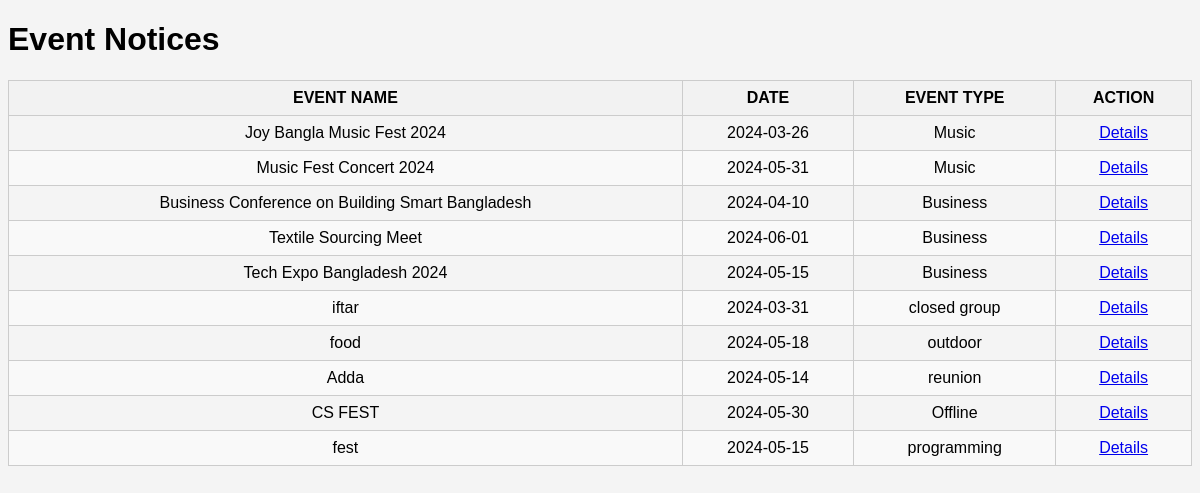
The page /view/eventNotice.php (signed in) on the database its author committed.
### tables this page shows
CREATE TABLE `events` (
  `id` int(11) NOT NULL,
  `event_name` varchar(255) NOT NULL,
  `event_date` date NOT NULL,
  `event_time` time NOT NULL,
  `event_place` varchar(255) NOT NULL,
  `event_type` varchar(100) NOT NULL,
  `amount` int(50) NOT NULL,
  `event_details` varchar(5000) DEFAULT NULL
);

### model/userModel.php (called while the page is built, shortened)
<?php
    function getAllevents(){
        $con = dbConnection();
        $sql = "select * from events";
        $result = mysqli_query($con, $sql);
        $users = [];
        while($row = mysqli_fetch_assoc($result)){
            array_push($users, $row);
        }
        return $users;
    }
?>

### view/eventNotice.php (the view, shortened to what this page needs)
<?php
    require_once('../model/userModel.php');
    $allevents = getAllevents();
?>
<!DOCTYPE html>
<html lang="en">
<head>
    <link rel="stylesheet" href="../assets/css/style.css">
</head>
<body>
        <h1>Event Notices</h1>
        <table class="list_table" border=1>
        <thead>
            <tr>
                <th>EVENT NAME</th>
                <th>DATE</th>
                <th>EVENT TYPE</th>
                <th>ACTION</th>
            </tr>
        </thead>
        <tbody>
            <?php foreach($allevents as $allevent): ?>
            <tr>
                <td><?= $allevent['event_name']; ?></td>
                <td><?= $allevent['event_date']; ?></td>
                <td><?= $allevent['event_type']; ?></td>
                <td>
                    <a href="eventNoticeDetails.php?id=<?= $allevent['id']; ?>">Details</a>
                </td>
            </tr>
            <?php endforeach; ?>
        </tbody>
        </table>
</body>
</html>

### assets/css/style.css (style rules this page uses)
body { font-family: Arial, sans-serif; background-color: #f4f4f4; }
.list_table { width: 100%; border-collapse: collapse; }
.list_table th, .list_table td { border: 1px solid #ccc; padding: 8px; text-align: center; }
.list_table th { background-color: #f2f2f2; }
.list_table tr:nth-child(even) { background-color: #f9f9f9; }

### rows shown on the page
events: event_name "Joy Bangla Music Fest 2024", event_date "2024-03-26", event_type "Music"
events: event_name "Music Fest Concert 2024", event_date "2024-05-31", event_type "Music"
events: event_name "Business Conference on Building Smart Bangladesh", event_date "2024-04-10", event_type "Business"
events: event_name "Textile Sourcing Meet", event_date "2024-06-01", event_type "Business"
events: event_name "Tech Expo Bangladesh 2024", event_date "2024-05-15", event_type "Business"
events: event_name "iftar", event_date "2024-03-31", event_type "closed group"
events: event_name "food", event_date "2024-05-18", event_type "outdoor"
events: event_name "Adda", event_date "2024-05-14", event_type "reunion"
events: event_name "CS FEST", event_date "2024-05-30", event_type "Offline"
events: event_name "fest", event_date "2024-05-15", event_type "programming"
